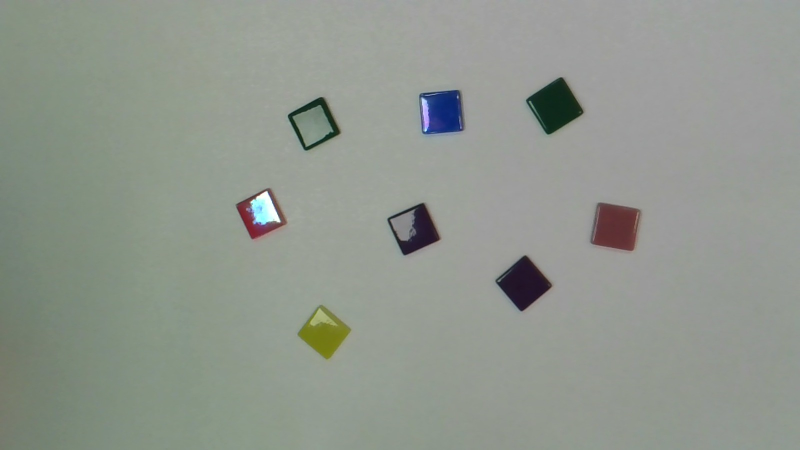
#> input picture machine_vision_segmentation/images/real_4.png, 1600 x 900 px (shown at 1/2 size)
$ python segmentation_lab.py   (older library calls are emulated)
#> lines starting #> are read from the running program, lines starting #| are printed output that depends on the picture; after the words box and inside, x2 and y2 are one past the last pixel; in counts of white or black regions, pixels touching at a corner belong together
import cv2
import matplotlib.pyplot as plt

# [4 lines of commented-out code are left out]
IMAGE_PATH = "images/real_4.png"

img = cv2.imread(IMAGE_PATH)
#> img is the input picture: shape (900, 1600, 3); mean B, G, R 142, 150.5, 144.3


if img is None:
    raise IOError("Image not found. Check the path or filename.")

# Convert to RGB and grayscale
img_rgb = cv2.cvtColor(img, cv2.COLOR_BGR2RGB)
img_gray = cv2.cvtColor(img, cv2.COLOR_BGR2GRAY)

# Otsu thresholding (objects = white)
_, img_bin = cv2.threshold(
    img_gray,
    0,
    255,
    cv2.THRESH_BINARY_INV + cv2.THRESH_OTSU
)
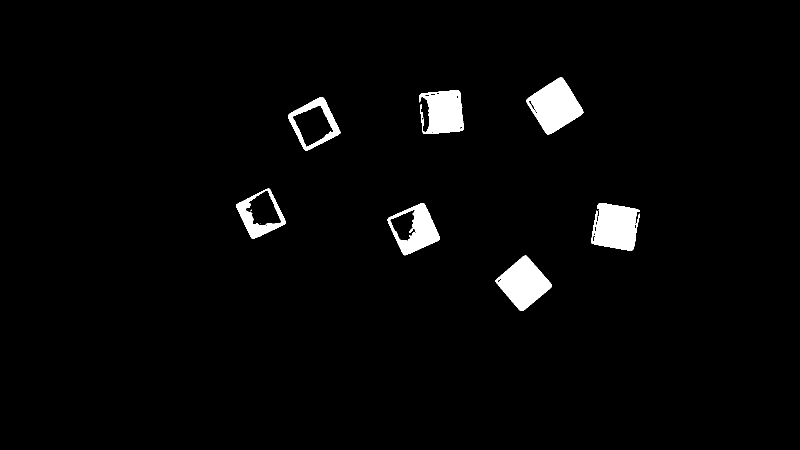
#> img_bin: shape (900, 1600) (shown at 1/2 size); 2.6% white; 14 white regions (6 under 20 px), largest, box (x1, y1, x2, y2) and area: (1052, 155, 1167, 269) 7446, (1182, 406, 1279, 501) 6991, (991, 511, 1104, 622) 6829
# Morphological operations to clean noise
kernel = cv2.getStructuringElement(cv2.MORPH_RECT, (5, 5))
img_bin = cv2.morphologyEx(img_bin, cv2.MORPH_OPEN, kernel)
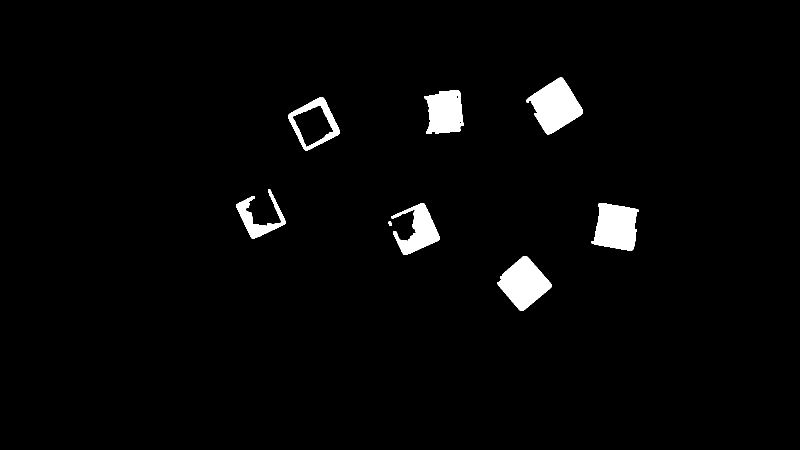
#> img_bin: shape (900, 1600) (shown at 1/2 size); 2.5% white; 9 white regions, largest, box (x1, y1, x2, y2) and area: (1053, 155, 1166, 269) 7316, (995, 512, 1103, 622) 6751, (1183, 406, 1277, 501) 6641
img_bin = cv2.morphologyEx(img_bin, cv2.MORPH_CLOSE, kernel)
#> img_bin: shape (900, 1600); 2.6% white; 8 white regions, largest, box (x1, y1, x2, y2) and area: (1053, 155, 1166, 269) 7333, (995, 512, 1103, 622) 6761, (1183, 406, 1277, 501) 6648

# Connected components
num_labels, labels, stats, centroids = cv2.connectedComponentsWithStats(
    img_bin,
    connectivity=4,
    ltype=cv2.CV_32S
)
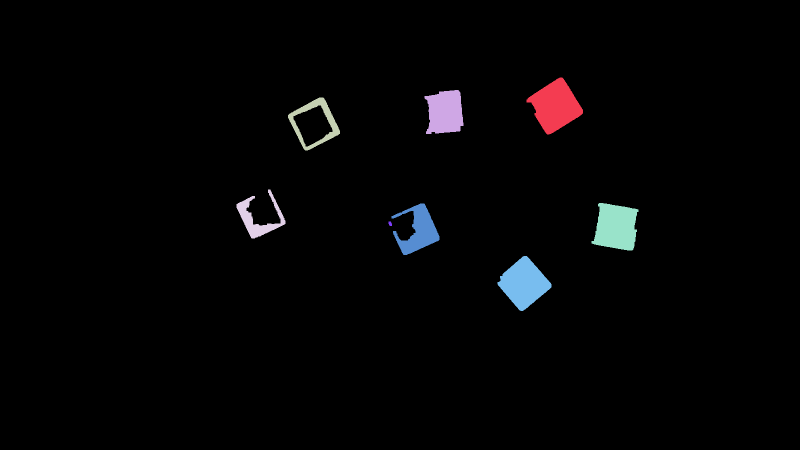
#> labels: shape (900, 1600) int32 (shown at 1/2 size); 9 distinct labels, from 0 to 8; one colour per label, 0 black
#> num_labels = 9; stats = [[0, 0, 1600, 900, 1403276], [1053, 155, 113, 114, 7333], [849, 180, 78, 88, 5426], [576, 195, 104, 106, 2938], [473, 379, 98, 98, 2920], [1183, 406, 94, 95, 6648], [783, 407, 96, 103, 4647], [777, 443, 7, 9, 51], [995, 512, 108, 110, 6761]]; centroids = [[795.1, 451.5], [1110.4, 211.7], [889.7, 224.2], [630.5, 243.7], [516, 436.4], [1231.8, 453.9], [836.5, 460.8], [780, 447], [1047.6, 566.5]]

print(f"Detected objects (excluding background): {num_labels - 1}")
#| Detected objects (excluding background): 8

# Copy image for annotation
annotated = img_rgb.copy()

MIN_AREA = 800  # area threshold to remove small blobs

for i in range(1, num_labels):
    x, y, w, h, area = stats[i]

    if area < MIN_AREA:
        continue  # skip small noise blobs

    cx, cy = centroids[i]

    # Draw bounding box
    cv2.rectangle(
        annotated,
        (x, y),
        (x + w, y + h),
        (255, 0, 255),   # magenta
        2
    )

    # Draw centroid
    cv2.circle(
        annotated,
        (int(cx), int(cy)),
        4,
        (255, 0, 0),     # red
        -1
    )

    # Put centroid text
    cv2.putText(
        annotated,
        f"({int(cx)},{int(cy)})",
        (x, y - 5),
        cv2.FONT_HERSHEY_SIMPLEX,
        0.4,
        (0, 255, 0),     # green
        1
    )
#> this loop made 8 passes
#> (x, y, w, h, area, cx, cy) on passes 1, 2, 3, 4, 5, 6, 8: (1053, 155, 113, 114, 7333, 1110.4, 211.7), (849, 180, 78, 88, 5426, 889.7, 224.2), (576, 195, 104, 106, 2938, 630.5, 243.7), (473, 379, 98, 98, 2920, 516, 436.4), (1183, 406, 94, 95, 6648, 1231.8, 453.9), (783, 407, 96, 103, 4647, 836.5, 460.8), (995, 512, 108, 110, 6761, 1047.6, 566.5)
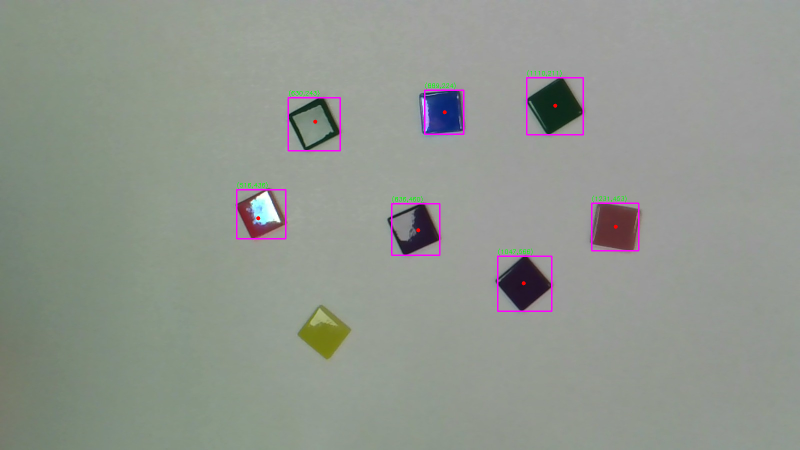
#> annotated: shape (900, 1600, 3) (shown at 1/2 size); mean R, G, B 144.9, 149.7, 142.5

# Show annotated image
plt.figure(figsize=(6, 6))
plt.imshow(annotated)
plt.title("Detected Objects with Bounding Boxes and Centroids")
plt.axis("off")
plt.show()
cv2.imwrite("images/partA_binary.png", img_bin)
cv2.imwrite("images/partA_annotated.png", cv2.cvtColor(annotated, cv2.COLOR_RGB2BGR))

$ run again, with machine_vision_segmentation/images/real_1.png copied over machine_vision_segmentation/images/real_4.png
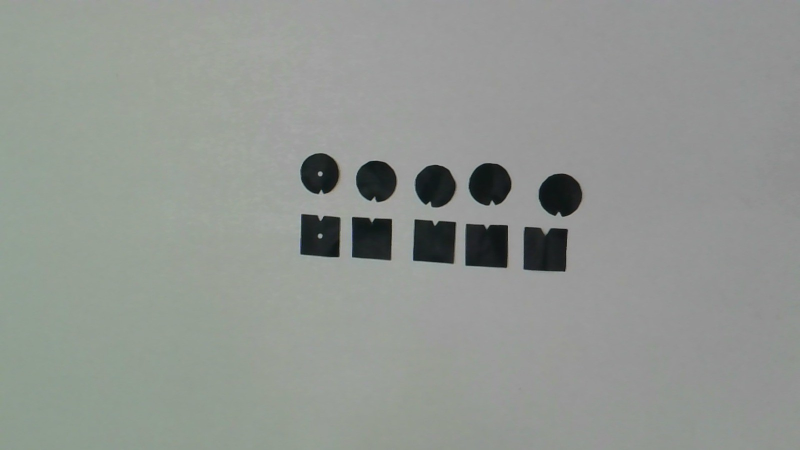
#> input picture machine_vision_segmentation/images/real_1.png, 1600 x 900 px (shown at 1/2 size)
#> img is the input picture: shape (900, 1600, 3); mean B, G, R 145.7, 150.3, 146
#> `num_labels, labels, stats, centroids = cv2.connectedComponentsWithStat..`:
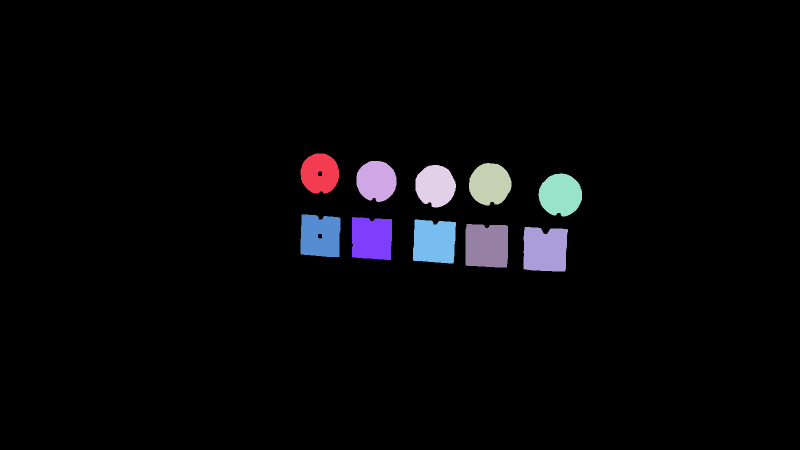
#> labels: shape (900, 1600) int32 (shown at 1/2 size); 11 distinct labels, from 0 to 10; one colour per label, 0 black
#> num_labels = 11; stats = [[0, 0, 1600, 900, 1379745], [601, 307, 77, 80, 4876], [713, 322, 80, 82, 5187], [938, 326, 85, 85, 5613], [831, 330, 81, 85, 5289], [1077, 347, 87, 86, 5785], [601, 429, 80, 85, 6144], [704, 434, 80, 86, 6376], [826, 439, 86, 88, 6758], [931, 448, 85, 87, 7054], [1047, 454, 89, 89, 7173]]; centroids = [[796.1, 450.2], [639.3, 346.6], [752.5, 361.6], [979.5, 367.9], [870.5, 371.3], [1120.5, 389.3], [640.3, 471.7], [743.3, 476.5], [868.3, 482.8], [973.1, 491.2], [1089.8, 498.9]]
#| Detected objects (excluding background): 10
#> the loop `for i in range(1, num_labels):` made 10 passes
#> (x, y, w, h, area, cx, cy) on passes 1 to 8: (601, 307, 77, 80, 4876, 639.3, 346.6), (713, 322, 80, 82, 5187, 752.5, 361.6), (938, 326, 85, 85, 5613, 979.5, 367.9), (831, 330, 81, 85, 5289, 870.5, 371.3), (1077, 347, 87, 86, 5785, 1120.5, 389.3), (601, 429, 80, 85, 6144, 640.3, 471.7), (704, 434, 80, 86, 6376, 743.3, 476.5), (826, 439, 86, 88, 6758, 868.3, 482.8)
#> after the loop `for i in range(1, num_labels):`:
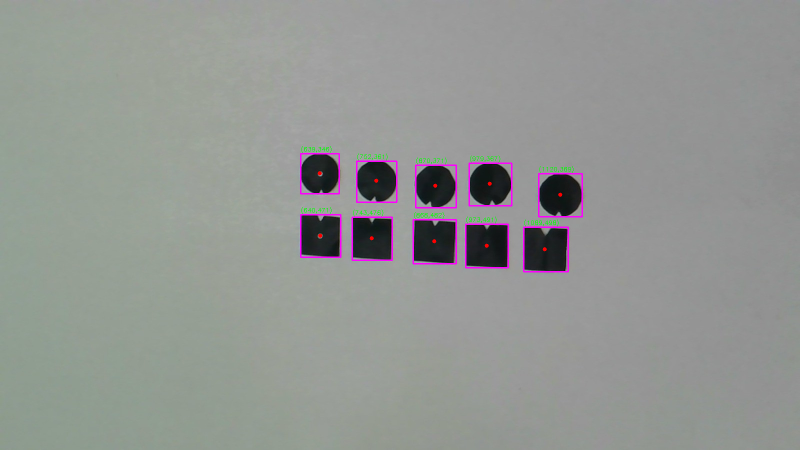
#> annotated: shape (900, 1600, 3) (shown at 1/2 size); mean R, G, B 146.7, 149.4, 146.4

$ run again, with machine_vision_segmentation/images/real_2.png copied over machine_vision_segmentation/images/real_4.png
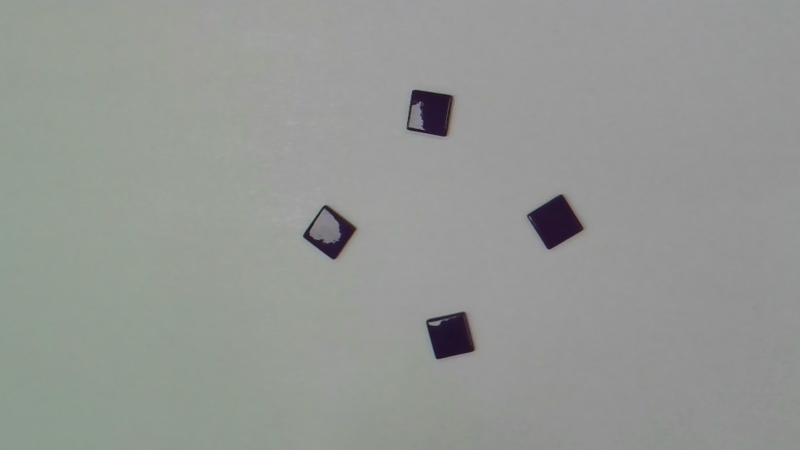
#> input picture machine_vision_segmentation/images/real_2.png, 1600 x 900 px (shown at 1/2 size)
#> img is the input picture: shape (900, 1600, 3); mean B, G, R 148.1, 151.8, 148.9
#> `_, img_bin = cv2.threshold( img_gray, 0, 255, cv2.THRESH_BINARY_INV + ..`:
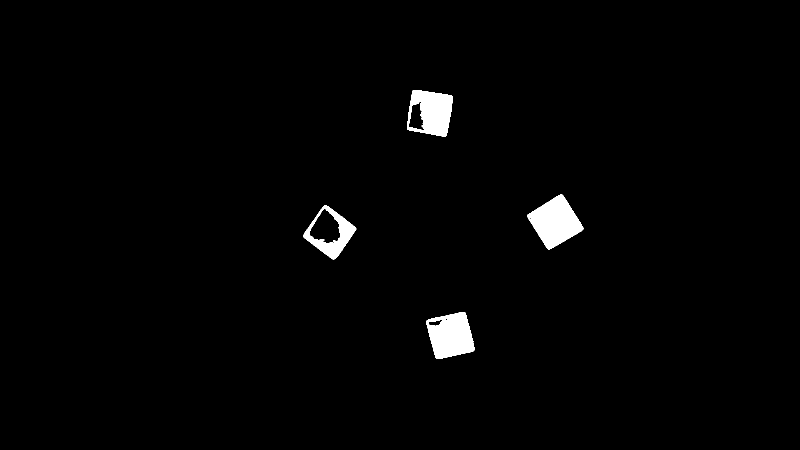
#> img_bin: shape (900, 1600) (shown at 1/2 size); 1.6% white; 4 white regions, box (x1, y1, x2, y2) and area: (1054, 389, 1167, 499) 7019, (853, 624, 950, 718) 6454, (814, 180, 906, 273) 5767, (606, 411, 713, 519) 3757
#> labels: shape (900, 1600) int32; 6 distinct labels, from 0 to 5
#> num_labels = 6; stats = [[0, 0, 1600, 900, 1417361], [814, 180, 92, 93, 5595], [816, 233, 5, 5, 25], [1056, 389, 110, 109, 6985], [607, 411, 105, 107, 3565], [853, 624, 96, 94, 6469]]; centroids = [[797.6, 449.4], [865.8, 223.4], [818, 235], [1110.5, 443.7], [665.8, 472.1], [901.4, 671.2]]
#| Detected objects (excluding background): 5
#> the loop `for i in range(1, num_labels):` made 5 passes
#> (x, y, w, h, area, cx, cy) on passes 1, 3, 4, 5: (814, 180, 92, 93, 5595, 865.8, 223.4), (1056, 389, 110, 109, 6985, 1110.5, 443.7), (607, 411, 105, 107, 3565, 665.8, 472.1), (853, 624, 96, 94, 6469, 901.4, 671.2)
#> after the loop `for i in range(1, num_labels):`:
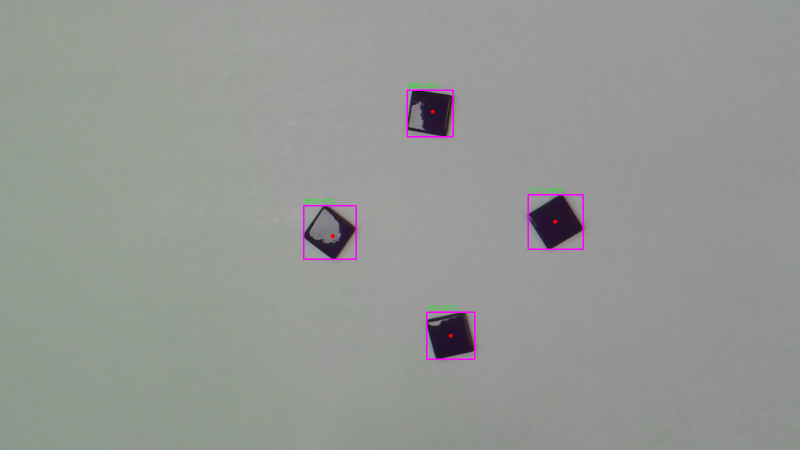
#> annotated: shape (900, 1600, 3) (shown at 1/2 size); mean R, G, B 149.2, 151.3, 148.5
